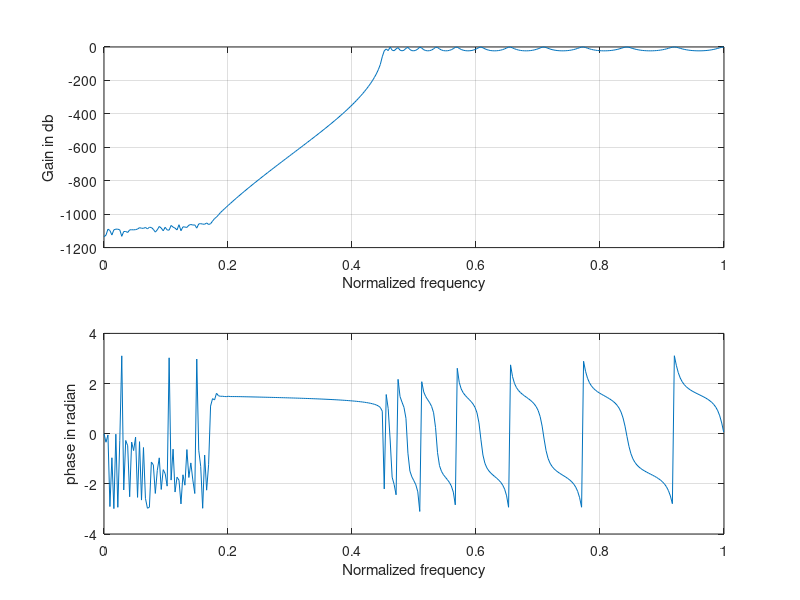

The MATLAB source for this figure:
clc ;
close all ;
clear all ;


alphap=10 ;
alphas= 150;
wp=0.45*pi;
ws=.4*pi;

[n,wn]=cheb1ord(wp/pi,ws/pi,alphap,alphas)
[b,a]=cheby1(n,alphap,wn,'high');
w=0:.01:pi;
[h,ph]=freqz(b,a,w);
m=20*log(abs(h));
an=angle(h);
title('Chebyshave filter');
subplot(2,1,1)
plot(ph/pi,m);
xlabel('Normalized frequency');
ylabel('Gain in db')
grid on;
subplot(2,1,2)
plot(ph/pi,an);
xlabel('Normalized frequency');
ylabel('phase in radian');
grid on ;

